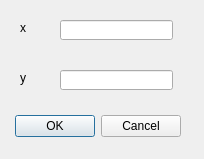
<?xml version="1.0" encoding="UTF-8"?>
<ui version="4.0">
 <class>DialogAddPoint</class>
 <widget class="QDialog" name="DialogAddPoint">
  <property name="geometry">
   <rect>
    <x>0</x>
    <y>0</y>
    <width>204</width>
    <height>159</height>
   </rect>
  </property>
  <property name="windowTitle">
   <string>Add point to graph</string>
  </property>
  <widget class="QDialogButtonBox" name="buttonBox">
   <property name="geometry">
    <rect>
     <x>10</x>
     <y>110</y>
     <width>171</width>
     <height>32</height>
    </rect>
   </property>
   <property name="orientation">
    <enum>Qt::Horizontal</enum>
   </property>
   <property name="standardButtons">
    <set>QDialogButtonBox::Cancel|QDialogButtonBox::Ok</set>
   </property>
  </widget>
  <widget class="QLineEdit" name="lineEdit">
   <property name="geometry">
    <rect>
     <x>60</x>
     <y>20</y>
     <width>113</width>
     <height>20</height>
    </rect>
   </property>
  </widget>
  <widget class="QLineEdit" name="lineEdit_2">
   <property name="geometry">
    <rect>
     <x>60</x>
     <y>70</y>
     <width>113</width>
     <height>20</height>
    </rect>
   </property>
  </widget>
  <widget class="QLabel" name="label">
   <property name="geometry">
    <rect>
     <x>20</x>
     <y>20</y>
     <width>21</width>
     <height>16</height>
    </rect>
   </property>
   <property name="text">
    <string>x</string>
   </property>
  </widget>
  <widget class="QLabel" name="label_2">
   <property name="geometry">
    <rect>
     <x>20</x>
     <y>70</y>
     <width>21</width>
     <height>16</height>
    </rect>
   </property>
   <property name="text">
    <string>y</string>
   </property>
  </widget>
 </widget>
 <resources/>
 <connections>
  <connection>
   <sender>buttonBox</sender>
   <signal>accepted()</signal>
   <receiver>DialogAddPoint</receiver>
   <slot>accept()</slot>
   <hints>
    <hint type="sourcelabel">
     <x>248</x>
     <y>254</y>
    </hint>
    <hint type="destinationlabel">
     <x>157</x>
     <y>274</y>
    </hint>
   </hints>
  </connection>
  <connection>
   <sender>buttonBox</sender>
   <signal>rejected()</signal>
   <receiver>DialogAddPoint</receiver>
   <slot>reject()</slot>
   <hints>
    <hint type="sourcelabel">
     <x>316</x>
     <y>260</y>
    </hint>
    <hint type="destinationlabel">
     <x>286</x>
     <y>274</y>
    </hint>
   </hints>
  </connection>
 </connections>
</ui>
